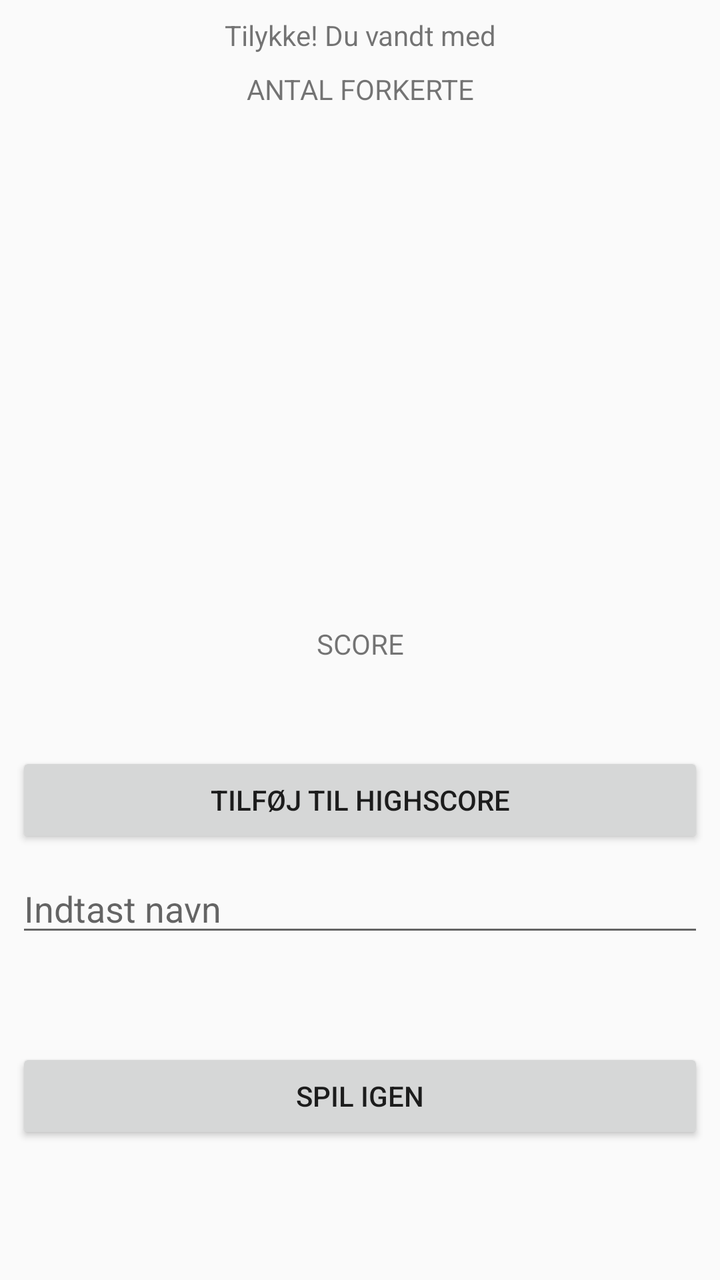
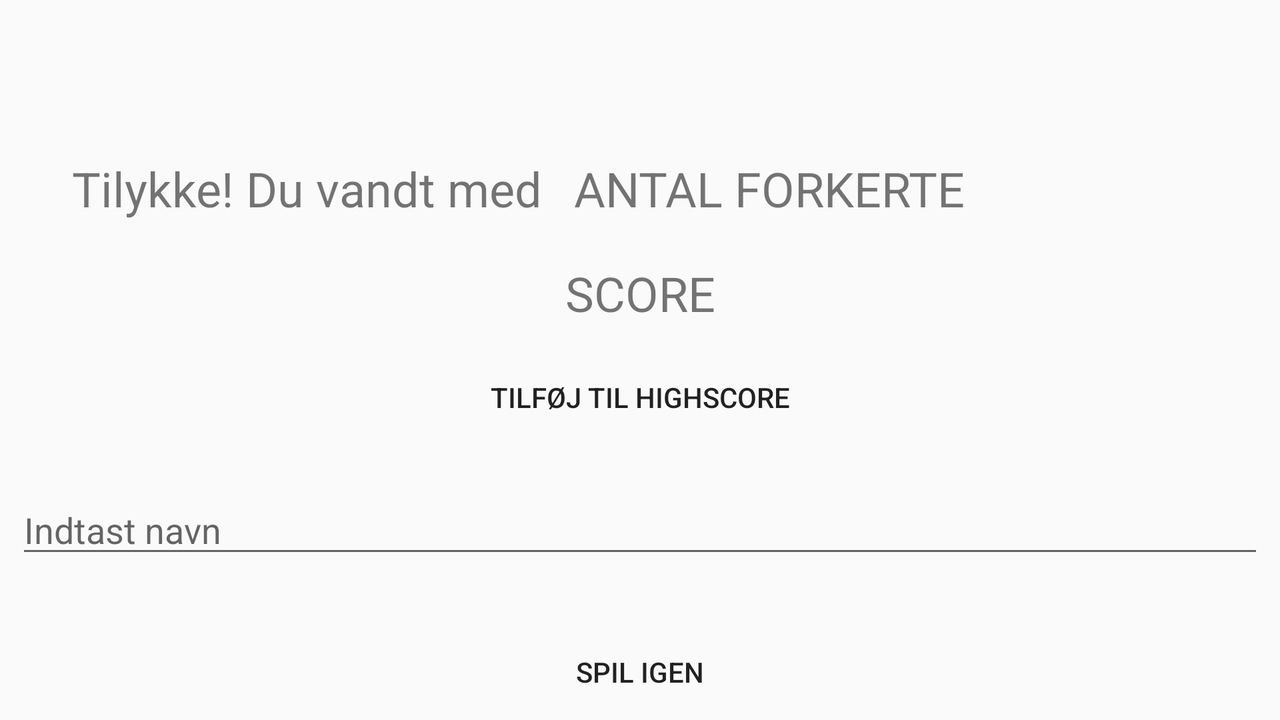

The same Android screen from two of the app's own layout files: first res/layout/ as a phone draws it, then the repository's variant for another configuration, drawn on a device whose configuration selects that folder. Both files follow.
<!-- AndroidManifest.xml: application theme AppTheme -->
<!-- res/layout/fragment_game_won_frag.xml -->
<android.support.constraint.ConstraintLayout xmlns:android="http://schemas.android.com/apk/res/android"
    xmlns:app="http://schemas.android.com/apk/res-auto"
    xmlns:tools="http://schemas.android.com/tools"
    android:layout_width="match_parent"
    android:layout_height="match_parent"
    tools:context="fragments.Game_won_frag">


    <TextView
        android:id="@+id/winner_message"
        android:layout_width="0dp"
        android:layout_height="wrap_content"
        android:layout_marginBottom="8dp"
        android:layout_marginEnd="8dp"
        android:layout_marginStart="8dp"
        android:layout_marginTop="8dp"
        android:text="Tilykke! Du vandt med"
        android:textAlignment="center"
        app:layout_constraintBottom_toBottomOf="parent"
        app:layout_constraintEnd_toEndOf="parent"
        app:layout_constraintHorizontal_bias="1.0"
        app:layout_constraintStart_toStartOf="parent"
        app:layout_constraintTop_toTopOf="parent"
        app:layout_constraintVertical_bias="0.0" />

    <Button
        android:id="@+id/winner_message_addToHighscore"
        android:layout_width="0dp"
        android:layout_height="48dp"
        android:layout_marginBottom="216dp"
        android:layout_marginEnd="8dp"
        android:layout_marginStart="8dp"
        android:elevation="16dp"
        android:text="Tilføj til highscore"
        app:layout_constraintBottom_toBottomOf="parent"
        app:layout_constraintEnd_toEndOf="parent"
        app:layout_constraintStart_toStartOf="parent" />

    <Button
        android:id="@+id/winner_message_playagain"
        android:layout_width="0dp"
        android:layout_height="48dp"
        android:layout_marginEnd="8dp"
        android:layout_marginStart="8dp"
        android:layout_marginTop="100dp"
        android:text="Spil igen"
        app:layout_constraintEnd_toEndOf="parent"
        app:layout_constraintHorizontal_bias="0.0"
        app:layout_constraintStart_toStartOf="parent"
        app:layout_constraintTop_toBottomOf="@+id/winner_message_addToHighscore" />

    <EditText
        android:id="@+id/winnner_message_inputname"
        android:layout_width="0dp"
        android:layout_height="wrap_content"
        android:layout_marginBottom="144dp"
        android:layout_marginEnd="8dp"
        android:layout_marginStart="8dp"
        android:layout_marginTop="8dp"
        android:ems="10"
        android:hint="Indtast navn"
        android:inputType="textPersonName"
        app:layout_constraintBottom_toBottomOf="parent"
        app:layout_constraintEnd_toEndOf="parent"
        app:layout_constraintHorizontal_bias="0.0"
        app:layout_constraintStart_toStartOf="parent"
        app:layout_constraintTop_toBottomOf="@+id/winner_message_addToHighscore"
        app:layout_constraintVertical_bias="0.0" />

    <TextView
        android:id="@+id/winner_message_wrongs"
        android:layout_width="0dp"
        android:layout_height="wrap_content"
        android:layout_marginEnd="8dp"
        android:layout_marginStart="8dp"
        android:layout_marginTop="8dp"
        android:text="ANTAL FORKERTE"
        android:textAlignment="center"
        app:layout_constraintEnd_toEndOf="parent"
        app:layout_constraintHorizontal_bias="1.0"
        app:layout_constraintStart_toStartOf="parent"
        app:layout_constraintTop_toBottomOf="@+id/winner_message" />

    <TextView
        android:id="@+id/winner_message_score"
        android:layout_width="0dp"
        android:layout_height="wrap_content"
        android:layout_marginBottom="8dp"
        android:layout_marginEnd="8dp"
        android:layout_marginStart="8dp"
        android:layout_marginTop="48dp"
        android:text="SCORE"
        android:textAlignment="center"
        app:layout_constraintBottom_toTopOf="@+id/winner_message_addToHighscore"
        app:layout_constraintEnd_toEndOf="parent"
        app:layout_constraintStart_toStartOf="parent"
        app:layout_constraintTop_toBottomOf="@+id/winner_message_wrongs"
        app:layout_constraintVertical_bias="0.852" />
</android.support.constraint.ConstraintLayout>
<!-- resources referenced by this layout -->
<resources>
  <style name="AppTheme" parent="Theme.AppCompat.Light.DarkActionBar">
          
          <item name="colorPrimary">@color/colorPrimary</item>
          <item name="colorPrimaryDark">@color/colorPrimaryDark</item>
          <item name="colorAccent">@color/colorAccent</item>
      </style>
  <color name="colorPrimary">#D4E157</color>
  <color name="colorPrimaryDark">#CDDC39</color>
  <color name="colorAccent">#F4FF81</color>
</resources>
<!-- res/layout-land/fragment_game_won_frag.xml (the repository's variant of the layout above) -->
<!-- drawn on the phone turned sideways -->
<android.support.constraint.ConstraintLayout xmlns:android="http://schemas.android.com/apk/res/android"
    xmlns:app="http://schemas.android.com/apk/res-auto"
    xmlns:tools="http://schemas.android.com/tools"
    android:layout_width="match_parent"
    android:layout_height="match_parent"
    tools:context="fragments.Game_won_frag">


    <Button
        android:id="@+id/winner_message_addToHighscore"
        android:layout_width="0dp"
        android:layout_height="48dp"
        android:layout_marginBottom="20dp"
        android:layout_marginEnd="8dp"
        android:layout_marginStart="8dp"
        android:background="@drawable/game_over_buttons"
        android:elevation="16dp"
        android:text="Tilføj til highscore"
        app:layout_constraintBottom_toTopOf="@+id/winnner_message_inputname"
        app:layout_constraintEnd_toEndOf="parent"
        app:layout_constraintHorizontal_bias="0.0"
        app:layout_constraintStart_toStartOf="parent" />

    <Button
        android:id="@+id/winner_message_playagain"
        android:layout_width="0dp"
        android:layout_height="48dp"
        android:layout_marginEnd="8dp"
        android:layout_marginStart="8dp"
        android:background="@drawable/game_over_buttons"
        android:text="Spil igen"
        app:layout_constraintBottom_toBottomOf="parent"
        app:layout_constraintEnd_toEndOf="parent"
        app:layout_constraintHorizontal_bias="0.0"
        app:layout_constraintStart_toStartOf="parent" />

    <EditText
        android:id="@+id/winnner_message_inputname"
        android:layout_width="0dp"
        android:layout_height="wrap_content"
        android:layout_marginBottom="28dp"
        android:layout_marginEnd="8dp"
        android:layout_marginStart="8dp"
        android:ems="10"
        android:hint="Indtast navn"
        android:inputType="textPersonName"
        app:layout_constraintBottom_toTopOf="@+id/winner_message_playagain"
        app:layout_constraintEnd_toEndOf="parent"
        app:layout_constraintHorizontal_bias="0.0"
        app:layout_constraintStart_toStartOf="parent" />

    <TextView
        android:id="@+id/winner_message_wrongs"
        android:layout_width="0dp"
        android:layout_height="wrap_content"
        android:layout_marginBottom="20dp"
        android:layout_marginStart="16dp"
        android:text="ANTAL FORKERTE"
        android:textAlignment="center"
        android:textSize="24sp"
        app:layout_constraintBottom_toTopOf="@+id/winner_message_score"
        app:layout_constraintStart_toEndOf="@+id/winner_message" />

    <TextView
        android:id="@+id/winner_message_score"
        android:layout_width="0dp"
        android:layout_height="wrap_content"
        android:layout_marginBottom="12dp"
        android:layout_marginEnd="8dp"
        android:layout_marginStart="8dp"
        android:text="SCORE"
        android:textAlignment="center"
        android:textSize="24sp"
        app:layout_constraintBottom_toTopOf="@+id/winner_message_addToHighscore"
        app:layout_constraintEnd_toEndOf="parent"
        app:layout_constraintHorizontal_bias="0.0"
        app:layout_constraintStart_toStartOf="parent" />

    <TextView
        android:id="@+id/winner_message"
        android:layout_width="0dp"
        android:layout_height="wrap_content"
        android:layout_marginBottom="20dp"
        android:layout_marginStart="36dp"
        android:text="Tilykke! Du vandt med"
        android:textAlignment="center"
        android:textSize="24sp"
        app:layout_constraintBottom_toTopOf="@+id/winner_message_score"
        app:layout_constraintStart_toStartOf="parent" />
</android.support.constraint.ConstraintLayout>
<!-- resources referenced by the variant -->
<!-- as the phone turned sideways resolves them -->
<resources>
  <!-- drawable game_over_buttons (drawable) -->
  <?xml version="1.0" encoding="utf-8"?>
  <shape xmlns:android="http://schemas.android.com/apk/res/android"
      android:shape="rectangle"
      >
  
      <gradient
          android:type="linear"
          android:angle="0"
          android:startColor="@color/colorVeryLight"
          android:endColor="@color/colorLight">
      </gradient>
      <corners
          android:radius="2dp"/>
      <padding
          android:bottom="2dp"
          android:left="2dp"
          android:right="2dp"
          android:top="2dp" />
  
  
  </shape>
  <style name="AppTheme" parent="Theme.AppCompat.Light.DarkActionBar">
          
          <item name="colorPrimary">@color/colorPrimary</item>
          <item name="colorPrimaryDark">@color/colorPrimaryDark</item>
          <item name="colorAccent">@color/colorAccent</item>
      </style>
  <color name="colorPrimary">#D4E157</color>
  <color name="colorPrimaryDark">#CDDC39</color>
  <color name="colorAccent">#F4FF81</color>
</resources>
